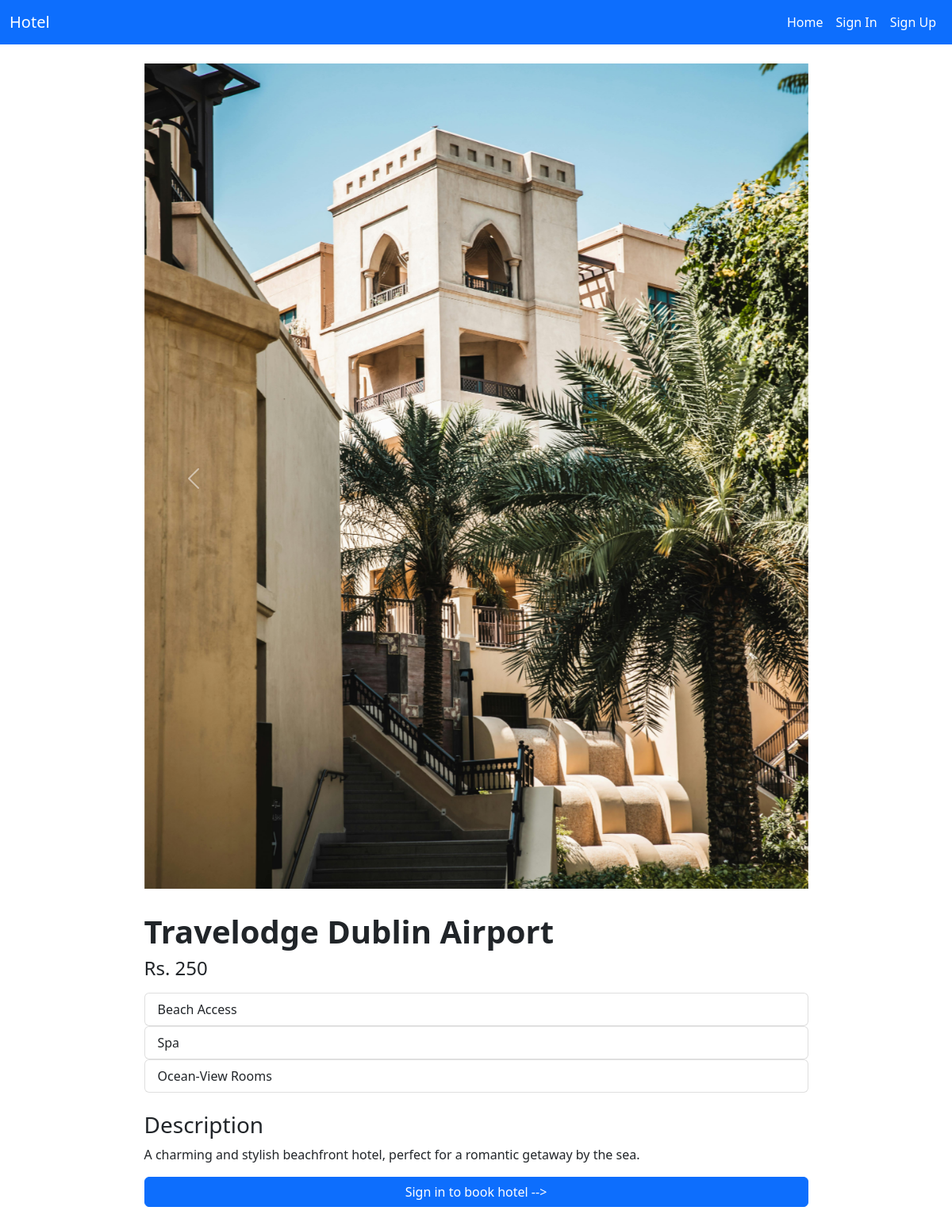
Screenshot of /hotel/3068d3e6-7319-4924-ac05-0d2e30d92372 with the database file from the repository.
### home/models.py (models this page shows, shortened)
class BaseModel(models.Model):
    uid = models.UUIDField(default=uuid.uuid4   , editable=False , primary_key=True)
    created_at = models.DateField(auto_now_add=True)
    updated_at = models.DateField(auto_now_add=True)
    class Meta:
        abstract = True
        ordering=['uid']

class HotelImages(BaseModel):
    hotel= models.ForeignKey(Hotel ,related_name="images", on_delete=models.CASCADE)
    images = models.ImageField(upload_to="hotels")

class Hotel(BaseModel):
    hotel_name= models.CharField(max_length=100)
    hotel_price = models.IntegerField()
    description = models.TextField()
    amenities = models.ManyToManyField(Amenities)
    room_count = models.IntegerField(default=10)

class Amenities(BaseModel):
    amenity_name = models.CharField(max_length=100)

### home/views.py (the view, shortened to what this page needs)
# urls.py: path('hotel/<uid>',get_hotel,name='get_hotel'),
def get_hotel(request, uid):
    hotel = Hotel.objects.get(uid=uid)
    context = {'hotel': hotel}
    context['date'] = datetime.today().strftime('%Y-%m-%d')
    return render(request, 'home/hotel.html', context)

### templates/home/hotel.html (shortened to what this page needs)
{% extends 'home/base.html' %}
{% block body %}
<div class=" container mt-4">
    <div id="carouselExampleControls" class="carousel slide w-75 m-auto" data-bs-ride="carousel">
        <div class="carousel-inner">
            {% for i in hotel.images.all %}
            <div class="carousel-item active">
                <img src="/media/{{i.images}}" class="d-block w-100" alt="...">
            </div>
            {% endfor %}
        </div>
        <button class="carousel-control-prev" type="button" data-bs-target="#carouselExampleControls"
            data-bs-slide="prev">
            <span class="carousel-control-prev-icon" aria-hidden="true"></span>
        </button>
        <button class="carousel-control-next" type="button" data-bs-target="#carouselExampleControls"
            data-bs-slide="next">
            <span class="carousel-control-next-icon" aria-hidden="true"></span>
        </button>
    </div>
    <div class="mt-4 mb-4  w-75 m-auto">
        <h1 class="fw-bold">{{hotel.hotel_name|title}}</h1>
        <h4 class="mt-2 mb-3">Rs. {{hotel.hotel_price}}</h4>
        {% for i in hotel.amenities.all %}
        <ul class="list-group ">
            <li class="list-group-item">{{i.amenity_name}}</li>
        </ul>
        {% endfor %}
        <div class="mt-4">
            <h3>Description</h3>
            <p>
                {{hotel.description}}
            </p>
            {% if request.user.is_authenticated %}
            <div class="card">
                <div class="card-body">
                    <form method='POST'>
                        {% csrf_token %}
                        <label for="startDate" class='mt-3'>
                            Check In
                        </label>
                        <input type="date" name="startDate" class="form-control" id="startDate" name="startDate" min={{date}}
                        {% if startdate %}
                        value="{{startdate}}"
                        {% endif %}
                        >
                        <label for="endDate" class="mt-3">
                            Check Out
                        </label>
                        <input type="date" name="endDate" class="form-control" id="endDate" name="endDate" min={{date}}
                        {% if enddate %}
                        value="{{enddate}}"
                        {% endif %}
                        >
                        <div class='d-grid'>
                            <button class="btn mt-3 btn-primary" type='submit'>
                                Book Now
                            </button>
                        </div>
                    </form>
                </div>
            </div>
            {% else %}
            <div class="d-grid ">
                <a class="btn btn-primary" href="{% url 'signin' %}" type="button">Sign in to book hotel --> </a>
              </div>
            {% endif %}
        </div>
    </div>
</div>
{% endblock body %}

### templates/home/hotel.html (style rules this page uses)
.list-group { list-style-type: disc !important; }

### rows the page displays
HotelImages: images (picture)
Hotel: hotel_name "Travelodge Dublin Airport", hotel_price "250", description "A charming and stylish beachfront hotel, perfect for a romantic getaway by the sea."
Amenities: amenity_name "Beach Access"
Amenities: amenity_name "Spa"
Amenities: amenity_name "Ocean-View Rooms"
